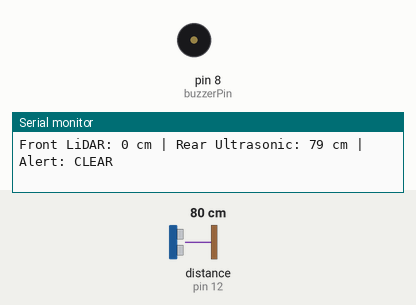
A sketch run on a simulated Arduino Uno, built with avr-gcc and run on an emulated ATmega328P. Parts: buzzer (waves = sounding, pin HIGH), the last lines printed to the serial monitor. Wiring (inferred from the names in the program): ultrasonic range finder: trigger pin 10; echo pin 12. Inputs (shaded band) come from the test bench; at power-on: distance to the obstacle (sensor on pin 12) 80 cm. The echo pulse lasts 58.3 µs per cm; pins used as bus, display or sensor lines are not drawn.

Above: at 1.2 s.
1.3 s: distance to the obstacle (sensor on pin 12) set to 55 cm
4.3 s: distance to the obstacle (sensor on pin 12) set to 49 cm
At 4.61 s:
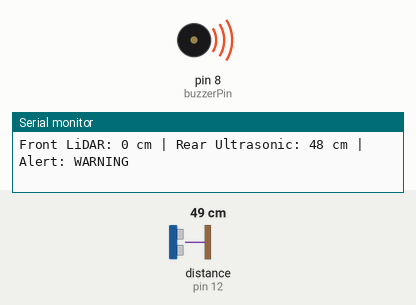
7.3 s: distance to the obstacle (sensor on pin 12) set to 23 cm
At 7.66 s:
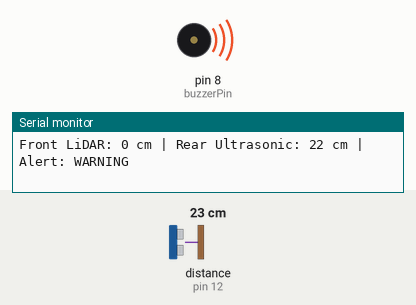
10.3 s: distance to the obstacle (sensor on pin 12) set to 18 cm
At 10.3 s:
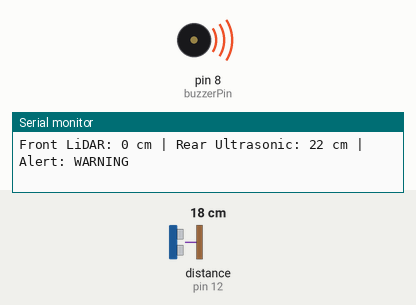
13.3 s: distance to the obstacle (sensor on pin 12) set to 250 cm
At 13.7 s:
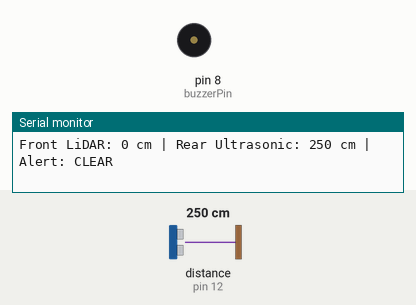
Timing chart, 0 to 15.8 s (numbered marks = the images above; inputs shaded):
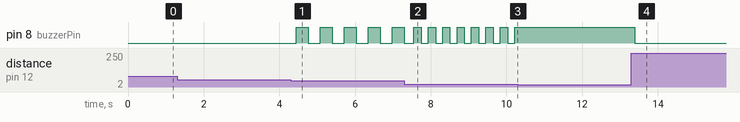

Measured:
- the behaviour switches between 52 and 51 cm on distance to the obstacle (sensor on pin 12) (found by bisection; images 0 and 1)
- the behaviour switches between 22 and 21 cm on distance to the obstacle (sensor on pin 12) (found by bisection; images 2 and 3)
- after the input at 4.3 s, pin 8 (buzzerPin): alternates HIGH for 0.31 s and LOW for 0.32 s, starting after 0.15 s
- after the input at 7.3 s, pin 8 (buzzerPin): alternates HIGH for 0.19 s and LOW for 0.19 s, starting after 0.25 s
- after the input at 10.3 s, pin 8 (buzzerPin): stops changing and stays HIGH
- after the input at 13.3 s, pin 8 (buzzerPin): HIGH → LOW after 0.09 s

The sketch:

obstacle_detection.ino
```cpp
#include <SoftwareSerial.h>

// -------------------- HC-SR04 (Rear) --------------------
const int trigPin = 10;
const int echoPin = 12;

// -------------------- LiDAR (Front - TF Mini) --------------------
SoftwareSerial lidarSerial(3, 5);
uint16_t lidarDistance = 0;

// -------------------- Buzzer --------------------
const int buzzerPin = 8;

// -------------------- Thresholds (cm) --------------------
const int THRESHOLD_CRITICAL = 20;
const int THRESHOLD_WARNING  = 50;

// -------------------- Timing --------------------
unsigned long lastUltrasonicRead = 0;
unsigned long lastBuzzerToggle = 0;
bool buzzerState = false;
const unsigned long ultrasonicInterval = 100;

// -------------------- Smoothing --------------------
const int NUM_SAMPLES = 3;
int ultrasonicBuffer[NUM_SAMPLES] = {0};
uint16_t lidarBuffer[NUM_SAMPLES] = {0};
int bufferIndex = 0;

void setup() {
  Serial.begin(9600);
  lidarSerial.begin(115200);
  pinMode(trigPin, OUTPUT);
  pinMode(echoPin, INPUT);
  pinMode(buzzerPin, OUTPUT);
  digitalWrite(buzzerPin, LOW);
  Serial.println("FPV Obstacle Detection System Ready");
}

void loop() {
  // Read sensors
  int rawUltrasonic = readUltrasonic();
  uint16_t rawLidar = readTFMini();

  // Store in rolling buffer
  if (rawUltrasonic > 0) ultrasonicBuffer[bufferIndex] = rawUltrasonic;
  if (rawLidar > 0)      lidarBuffer[bufferIndex]      = rawLidar;
  bufferIndex = (bufferIndex + 1) % NUM_SAMPLES;

  // Averaged readings
  int ultrasonicDistance = average(ultrasonicBuffer, NUM_SAMPLES);
  int lidarDistanceAvg   = average(lidarBuffer, NUM_SAMPLES);

  // Determine alert level
  int minDist = minValid(ultrasonicDistance, lidarDistanceAvg);

  if (minDist > 0 && minDist <= THRESHOLD_CRITICAL) {
    // Critical — continuous buzzer
    digitalWrite(buzzerPin, HIGH);
  } else if (minDist > 0 && minDist <= THRESHOLD_WARNING) {
    // Warning — pulsed buzzer, faster as closer
    unsigned long buzzerInterval = map(minDist, 0, THRESHOLD_WARNING, 50, 300);
    if (millis() - lastBuzzerToggle >= buzzerInterval) {
      buzzerState = !buzzerState;
      digitalWrite(buzzerPin, buzzerState);
      lastBuzzerToggle = millis();
    }
  } else {
    digitalWrite(buzzerPin, LOW);
    buzzerState = false;
  }

  // Debug output
  Serial.print("Front LiDAR: ");
  Serial.print(lidarDistanceAvg);
  Serial.print(" cm | Rear Ultrasonic: ");
  Serial.print(ultrasonicDistance);
  Serial.print(" cm | Alert: ");
  Serial.println(minDist <= THRESHOLD_CRITICAL ? "CRITICAL" :
                 minDist <= THRESHOLD_WARNING  ? "WARNING"  : "CLEAR");

  delay(50);
}

// ==================== FUNCTIONS ====================

int readUltrasonic() {
  if (millis() - lastUltrasonicRead < ultrasonicInterval) return -1;
  lastUltrasonicRead = millis();
  digitalWrite(trigPin, LOW);
  delayMicroseconds(2);
  digitalWrite(trigPin, HIGH);
  delayMicroseconds(10);
  digitalWrite(trigPin, LOW);
  long duration = pulseIn(echoPin, HIGH, 25000);
  if (duration == 0) return -1;
  return duration * 0.0344 / 2;
}

uint16_t readTFMini() {
  while (lidarSerial.available() >= 9) {
    if (lidarSerial.read() == 0x59 && lidarSerial.read() == 0x59) {
      uint8_t buffer[7];
      for (int i = 0; i < 7; i++) buffer[i] = lidarSerial.read();
      return buffer[0] + buffer[1] * 256;
    }
  }
  return 0;
}

int average(int* arr, int len) {
  int sum = 0, count = 0;
  for (int i = 0; i < len; i++) {
    if (arr[i] > 0) { sum += arr[i]; count++; }
  }
  return count > 0 ? sum / count : 0;
}

int minValid(int a, int b) {
  if (a > 0 && b > 0) return min(a, b);
  if (a > 0) return a;
  if (b > 0) return b;
  return 0;
}
```
